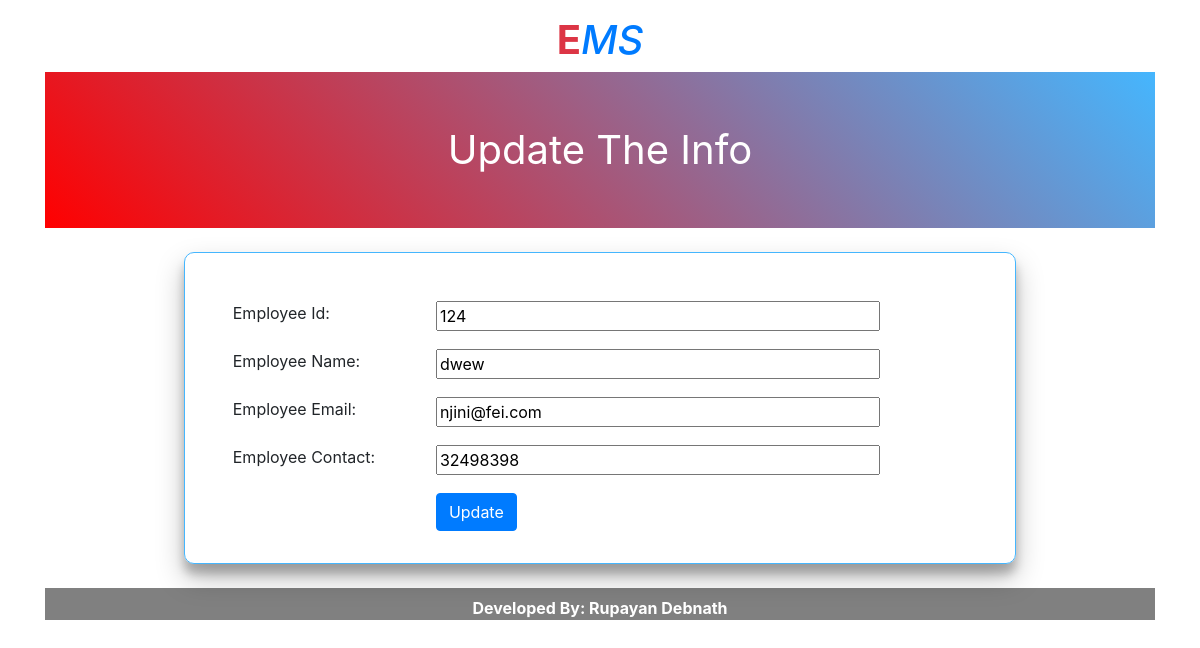
Screenshot of /edit/1 with the database file from the repository.
### ems/models.py (models this page shows)
class Employee(models.Model):
    eid = models.CharField(max_length=20)
    ename = models.CharField(max_length=100)
    eemail =  models.EmailField()
    econtact = models.CharField(max_length=15)
    class Meta:
        db_table = "employee"

### ems/views.py (the view)
# urls.py: path('edit/<int:id>', views.edit),
def edit(request,id):
    employee = Employee.objects.get(id = id)
    return render(request, "edit.html", {'employee':employee})

### ems/templates/edit.html (shortened to what this page needs)
<!DOCTYPE html>
<html lang="en">
<head>
    <link rel="stylesheet" href="https://stackpath.bootstrapcdn.com/bootstrap/4.4.1/css/bootstrap.min.css">
  {% load static %}
  <link rel="stylesheet" href={% static 'css/style.css' %}>
</head>
<body>
<a href="/emp"><h1 class = "text-center mt-3 position-logo"><span class = "text-danger"><b>E</b></span><span class = "text-primary"><i>MS</i></span></h1></a>
    <div class = "container">
    <div class = "page-title pt-5 pb-5 mb-4">Update The Info</div>
    <div class = "d-flex justify-content-center">
    <form method = "POST" class = "post-form update-form-style pl-5 pt-5 pb-3 w-75" action="/update/{{employee.id}}">
        <div class="form-group row">
          <label class = "col-md-3">Employee Id:</label>
          <div class = "col-md-7">
                <input type="text" name="eid" id="id_eid" required maxlength="20" value="{{employee.eid}}" class = "w-100"/>
          </div>
        </div>
        <div class="form-group row">
          <label class = "col-md-3">Employee Name:</label>
          <div class = "col-md-7">
                <input type="text" name="ename" id="id_ename" required maxlength="100" value="{{employee.ename}}" class = "w-100"/>
          </div>
        </div>
        <div class="form-group row">
          <label class = "col-md-3">Employee Email:</label>
          <div class = "col-md-7">
                <input type="text" name="eemail" id="id_eemail" required maxlength="254" value="{{employee.eemail}}" class = "w-100"/>
          </div>
        </div>
        <div class="form-group row">
          <label class = "col-md-3">Employee Contact:</label>
          <div class = "col-md-7">
                <input type="text" name="econtact" id="id_econtact" required maxlength="15" value="{{employee.econtact}}" class = "w-100"/>
          </div>
        </div>
        <div class="form-group row">
          <label class = "col-md-3"></label>
          <div class = "col-md-7">
            <button type="submit" class="btn btn-primary">Update</button>
          </div>
        </div>
    </form>
    </div>
    <footer class = "footer-style mt-4 text-center w-100 pt-2">
<p><b>Developed By: Rupayan Debnath</b></p>
</footer>
    </div>
</body>
</html>

### ems/static/css/style.css (style rules this page uses)
.footer-style { color: white; background-color: grey; }
.page-title { background-image: linear-gradient(45deg, red, #45b6fe); color: white; font-size: 40px; text-align: center; }
.update-form-style { border: 1px solid #45b6fe; border-radius: 10px; box-shadow: 0 14px 28px rgba(0,0,0,0.25), 0 10px 10px rgba(0,0,0,0.22); }

### rows the page displays
Employee: eid "124", ename "dwew", eemail "njini@fei.com", econtact "32498398"
